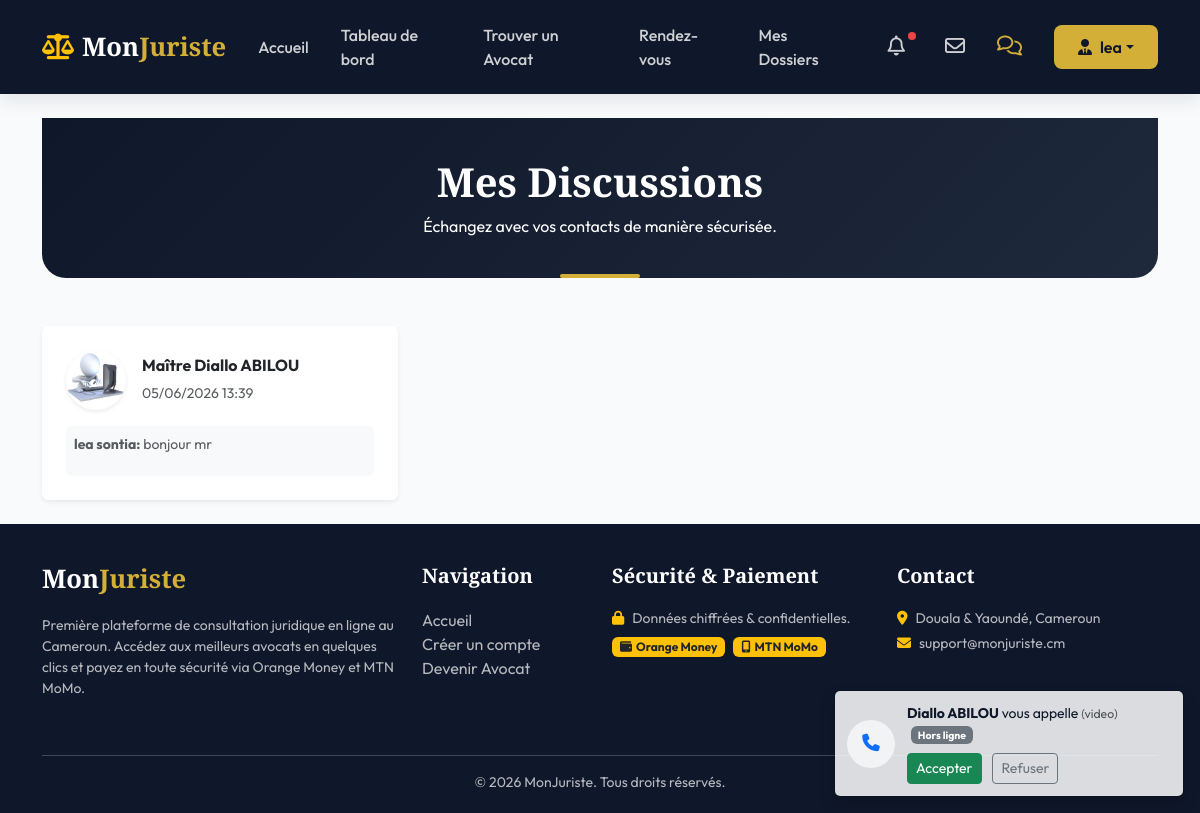
Before: /messages/ (signed in) with the older database file.
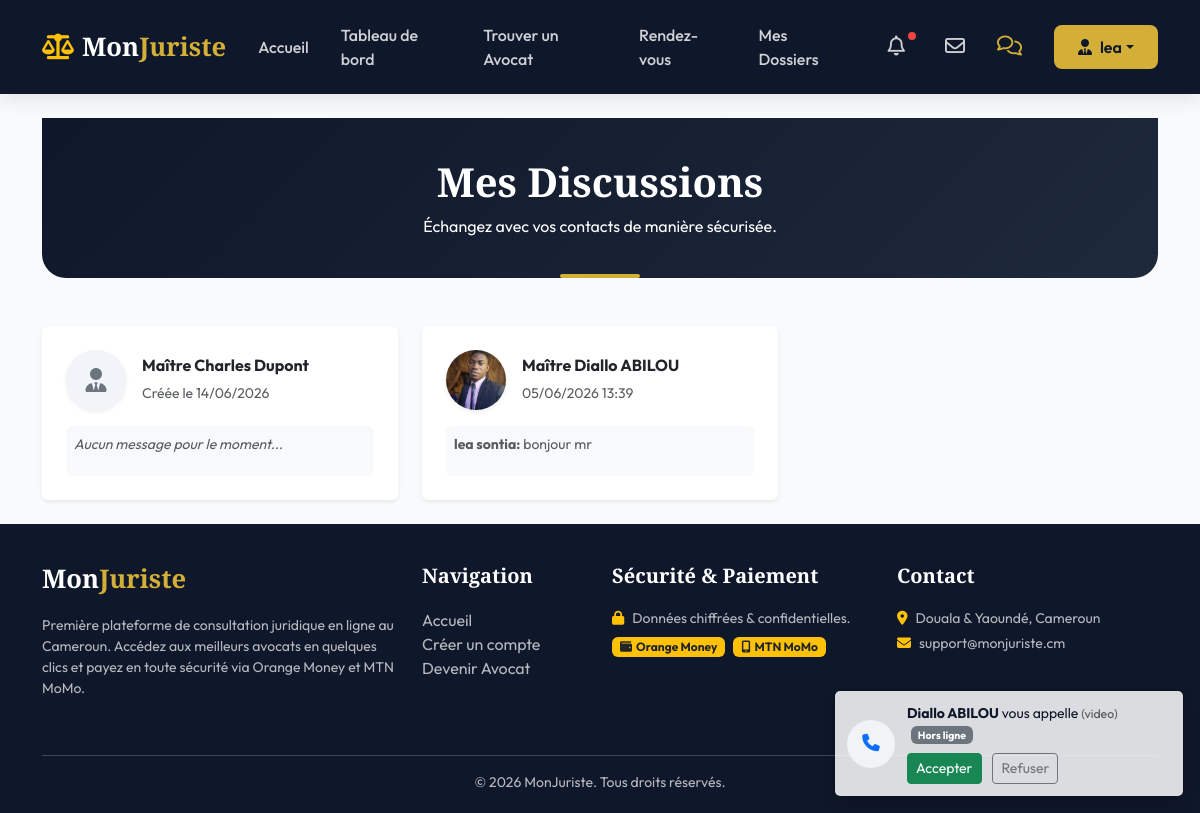
After: the same page with the newer database file.
### monjuriste/models.py (models this page shows, shortened)
class User(AbstractUser):
    ROLE_CHOICES = (
        ('CLIENT', 'Client'),
        ('AVOCAT', 'Avocat'),
        ('ADMIN', 'Administrateur'),
    )
    role = models.CharField(max_length=20, choices=ROLE_CHOICES, default='CLIENT')
    telephone = models.CharField(max_length=20, blank=True, null=True)
    photo = models.ImageField(upload_to='profiles/', blank=True, null=True)

class Conversation(models.Model):
    client = models.ForeignKey(ClientProfile, on_delete=models.CASCADE, related_name='conversations')
    avocat = models.ForeignKey(AvocatProfile, on_delete=models.CASCADE, related_name='conversations')
    dossier = models.ForeignKey(Dossier, on_delete=models.SET_NULL, null=True, blank=True, related_name='conversations')
    created_at = models.DateTimeField(auto_now_add=True)
    updated_at = models.DateTimeField(auto_now=True)
    class Meta:
        verbose_name = "Conversation"
        verbose_name_plural = "Conversations"
        unique_together = ('client', 'avocat')
        ordering = ['-updated_at']
    def get_latest_message(self):
        return self.messages.first()

class AvocatProfile(models.Model):
    user = models.OneToOneField(User, on_delete=models.CASCADE, related_name='avocat_profile')
    specialites = models.ManyToManyField(Specialite, related_name='avocats', blank=True)
    tarif_horaire = models.DecimalField(max_digits=10, decimal_places=2, default=0.0)
    description = models.TextField(blank=True)
    cabinet = models.CharField(max_length=200, blank=True, verbose_name="Cabinet / Étude")
    ville = models.CharField(max_length=100, blank=True, verbose_name="Ville")
    annees_experience = models.PositiveIntegerField(default=0, verbose_name="Années d'expérience")
    is_approved = models.BooleanField(default=False, verbose_name="Approuvé par l'admin")
    class Meta:
        verbose_name = "Profil Avocat"
        verbose_name_plural = "Profils Avocats"

class Message(models.Model):
    conversation = models.ForeignKey(Conversation, on_delete=models.CASCADE, related_name='messages')
    sender = models.ForeignKey(User, on_delete=models.CASCADE, related_name='messages_sent')
    contenu = models.TextField(blank=True, null=True)
    created_at = models.DateTimeField(auto_now_add=True)
    updated_at = models.DateTimeField(auto_now=True)
    lu = models.BooleanField(default=False)
    class Meta:
        verbose_name = "Message"
        verbose_name_plural = "Messages"
        ordering = ['created_at']

### monjuriste/views.py (the view)
# urls.py: path('messages/', views.conversation_list, name='conversation_list'),
@login_required
def conversation_list(request):
    user = request.user
    if user.role == 'CLIENT':
        conversations = Conversation.objects.filter(client__user=user).prefetch_related('avocat__user', 'messages')
    elif user.role == 'AVOCAT':
        conversations = Conversation.objects.filter(avocat__user=user).prefetch_related('client__user', 'messages')
    else:
        conversations = Conversation.objects.none()
    return render(request, 'messages/conversation_list.html', {'conversations': conversations})

### templates/messages/conversation_list.html (shortened to what this page needs)
{% extends 'base.html' %}
{% block content %}
<div class="container">
    <div class="page-header text-center mb-5">
        <h1 class="font-serif">Mes Discussions</h1>
        <p class="mb-0">Échangez avec vos contacts de manière sécurisée.</p>
    </div>
    <div class="row g-4">
        {% for conversation in conversations %}
            <div class="col-md-6 col-lg-4">
                <a href="{% url 'conversation_detail' conversation.id %}" class="text-decoration-none">
                    <div class="card border-0 shadow-sm h-100 overflow-hidden hover-shadow" style="transition: transform 0.2s;">
                        <div class="card-body p-4">
                            <div class="d-flex align-items-center mb-3">
                                <div class="rounded-circle overflow-hidden me-3 shadow-sm" style="width: 60px; height: 60px; background-color: #f1f5f9; display: flex; justify-content: center; align-items: center; flex-shrink: 0;">
                                    {% if user.role == 'CLIENT' %}
                                        {% if conversation.avocat.user.photo %}
                                            <img src="{{ conversation.avocat.user.photo.url }}" class="w-100 h-100" style="object-fit: cover;">
                                        {% else %}
                                            <i class="fa-solid fa-user-tie text-secondary" style="font-size: 1.5rem;"></i>
                                        {% endif %}
                                    {% else %}
                                        {% if conversation.client.user.photo %}
                                            <img src="{{ conversation.client.user.photo.url }}" class="w-100 h-100" style="object-fit: cover;">
                                        {% else %}
                                            <i class="fa-solid fa-user text-secondary" style="font-size: 1.5rem;"></i>
                                        {% endif %}
                                    {% endif %}
                                </div>
                                <div class="flex-grow-1">
                                    <h6 class="mb-1 text-dark fw-bold">
                                        {% if user.role == 'CLIENT' %}
                                            Maître {{ conversation.avocat.user.get_full_name }}
                                        {% else %}
                                            {{ conversation.client.user.get_full_name }}
                                        {% endif %}
                                    </h6>
                                    <small class="text-muted">
                                        {% if conversation.get_latest_message %}
                                            {{ conversation.get_latest_message.created_at|date:"d/m/Y H:i" }}
                                        {% else %}
                                            Créée le {{ conversation.created_at|date:"d/m/Y" }}
                                        {% endif %}
                                    </small>
                                </div>
                            </div>
                            <div class="bg-light p-2 rounded small text-muted" style="height: 50px; overflow: hidden;">
                                {% if conversation.get_latest_message %}
                                    <strong>{{ conversation.get_latest_message.sender.get_full_name }}:</strong>
                                    {% if conversation.get_latest_message.contenu %}
                                        {{ conversation.get_latest_message.contenu|truncatewords:10 }}
                                    {% elif conversation.get_latest_message.file %}
                                        <i class="fa-solid fa-paperclip me-1"></i>Fichier joint
                                    {% endif %}
                                {% else %}
                                    <em>Aucun message pour le moment...</em>
                                {% endif %}
                            </div>
                        </div>
                    </div>
                </a>
            </div>
        {% endfor %}
    </div>
</div>
{% endblock %}

### templates/base.html (shortened to what this page needs)
<!DOCTYPE html>
<html lang="fr">
<head>
    <link href="https://cdn.jsdelivr.net/npm/bootstrap@5.3.2/dist/css/bootstrap.min.css" rel="stylesheet">
    <link href="https://cdnjs.cloudflare.com/ajax/libs/font-awesome/6.4.2/css/all.min.css" rel="stylesheet">
    {% load static %}
    <link rel="stylesheet" href="{% static 'css/style.css' %}">
</head>
<body>
    <nav class="navbar navbar-expand-lg navbar-dark navbar-custom sticky-top">
        <div class="container">
            <a class="navbar-brand font-serif" href="{% url 'visitor_index' %}">
                <i class="fa-solid fa-scale-balanced me-2 text-warning"></i>Mon<span>Juriste</span>
            </a>
            <div class="collapse navbar-collapse" id="navbarNav">
                <ul class="navbar-nav ms-auto align-items-center">
                    <li class="nav-item">
                        <a class="nav-link {% if request.resolver_match.url_name == 'visitor_index' %}active{% endif %}" href="{% url 'visitor_index' %}">Accueil</a>
                    </li>
                    {% if user.is_authenticated %}
                        {% if user.role == 'CLIENT' %}
                            <li class="nav-item">
                                <a class="nav-link {% if 'client/dashboard' in request.path %}active{% endif %}" href="{% url 'client_dashboard' %}">Tableau de bord</a>
                            </li>
                            <li class="nav-item">
                                <a class="nav-link {% if 'client/avocats' in request.path %}active{% endif %}" href="{% url 'avocat_list' %}">Trouver un Avocat</a>
                            </li>
                            <li class="nav-item">
                                <a class="nav-link {% if 'client/rendezvous' in request.path %}active{% endif %}" href="{% url 'rendezvous_list_client' %}">Rendez-vous</a>
                            </li>
                            <li class="nav-item">
                                <a class="nav-link {% if 'client/dossiers' in request.path %}active{% endif %}" href="{% url 'dossier_list_client' %}">Mes Dossiers</a>
                            </li>
                        {% endif %}
                        <li class="nav-item position-relative mx-2">
                            <a class="nav-link {% if 'notifications' in request.path %}active{% endif %}" href="{% url 'notifications_list' %}">
                                <i class="fa-regular fa-bell fs-5"></i>
                                {% if user.notifications.all %}
                                    <span class="notification-dot"></span>
                                {% endif %}
                            </a>
                        </li>
                        <li class="nav-item">
                            <a class="nav-link {% if 'emails' in request.path %}active{% endif %}" href="{% url 'emails_list' %}" title="Mes Emails reçus">
                                <i class="fa-regular fa-envelope fs-5"></i>
                            </a>
                        </li>
                        <li class="nav-item">
                            <a class="nav-link {% if 'messages' in request.path %}active{% endif %}" href="{% url 'conversation_list' %}" title="Mes Discussions">
                                <i class="fa-regular fa-comments fs-5"></i>
                            </a>
                        </li>
                        <li class="nav-item dropdown ms-3">
                            <a class="btn btn-gold dropdown-toggle d-flex align-items-center" href="#" role="button" data-bs-toggle="dropdown">
                                <i class="fa-solid fa-user-tie me-2"></i>{{ user.first_name|default:user.username }}
                            </a>
                        </li>
                    {% endif %}
                </ul>
            </div>
        </div>
    </nav>
    <main class="py-4">
        {% block content %}{% endblock %}
    </main>
    <footer>
        <div class="container">
            <div class="row">
                <div class="col-md-4 mb-4">
                    <h5 class="navbar-brand">Mon<span>Juriste</span></h5>
                    <p class="small">Première plateforme de consultation juridique en ligne au Cameroun. Accédez aux meilleurs avocats en quelques clics et payez en toute sécurité via Orange Money et MTN MoMo.</p>
                </div>
                <div class="col-md-2 mb-4">
                    <h5>Navigation</h5>
                    <ul class="list-unstyled">
                        <li><a href="{% url 'visitor_index' %}">Accueil</a></li>
                        <li><a href="{% url 'register' %}">Créer un compte</a></li>
                        <li><a href="{% url 'lawyer_register' %}">Devenir Avocat</a></li>
                    </ul>
                </div>
                <div class="col-md-3 mb-4">
                    <h5>Sécurité & Paiement</h5>
                    <p class="small mb-2"><i class="fa-solid fa-lock text-warning me-2"></i>Données chiffrées & confidentielles.</p>
                    <div class="d-flex gap-2">
                        <span class="badge bg-warning text-dark px-2 py-1"><i class="fa-solid fa-wallet me-1"></i>Orange Money</span>
                        <span class="badge bg-warning text-dark px-2 py-1"><i class="fa-solid fa-mobile-screen me-1"></i>MTN MoMo</span>
                    </div>
                </div>
                <div class="col-md-3 mb-4">
                    <h5>Contact</h5>
                    <p class="small mb-1"><i class="fa-solid fa-location-dot me-2 text-warning"></i>Douala & Yaoundé, Cameroun</p>
                    <p class="small mb-1"><i class="fa-solid fa-envelope me-2 text-warning"></i>support@monjuriste.cm</p>
                </div>
            </div>
            <hr class="bg-secondary">
            <div class="row mt-3 text-center">
                <div class="col-12">
                    <p class="small mb-0">&copy; 2026 MonJuriste. Tous droits réservés.</p>
                </div>
            </div>
        </div>
    </footer>
    {% block extra_js %}
    {% if user.is_authenticated %}
    <div id="incoming-call-toasts" aria-live="polite" aria-atomic="true"></div>
    {% endif %}
    {% endblock %}
</body>
</html>

### static/css/style.css (style rules this page uses)
:root { --primary: #0F172A; --primary-light: #1E293B; --accent: #D4AF37; --accent-hover: #C5A028; --accent-light: #FCE8B2; --secondary: #475569; --success: #10B981; --warning: #F59E0B; --danger: #EF4444; --info: #3B82F6; --light-bg: #F8FAFC; --white: #FFFFFF; --glass-bg: rgba(255, 255, 255, 0.85); --glass-border: rgba(255, 255, 255, 0.4); --shadow-sm: 0 2px 4px rgba(15, 23, 42, 0.05); --shadow-md: 0 8px 16px rgba(15, 23, 42, 0.08); --shadow-lg: 0 16px 32px rgba(15, 23, 42, 0.12); --transition: all 0.3s cubic-bezier(0.4, 0, 0.2, 1); --font-serif: 'Playfair Display', Georgia, serif; --font-sans: 'Outfit', sans-serif; }
body { font-family: var(--font-sans); background-color: var(--light-bg); color: var(--primary); min-height: 100vh; display: flex; flex-direction: column; overflow-x: hidden; }
h1, h2, h3, h4, h5, h6 { font-weight: 700; }
.font-serif { font-family: var(--font-serif); }
.btn-gold { background-color: var(--accent); color: var(--primary); border: none; font-weight: 600; padding: 10px 24px; border-radius: 8px; transition: var(--transition); }
.navbar-custom { background-color: var(--primary); box-shadow: var(--shadow-md); padding: 15px 0; }
.navbar-brand { font-family: var(--font-serif); font-size: 1.6rem; font-weight: 700; color: var(--white) !important; }
.navbar-brand span { color: var(--accent); }
.nav-link { color: rgba(255, 255, 255, 0.8) !important; font-weight: 500; margin: 0 8px; transition: var(--transition); }
.nav-link:hover, .nav-link.active { color: var(--accent) !important; }
.page-header { background: linear-gradient(135deg, var(--primary) 0%, var(--primary-light) 100%); color: var(--white); padding: 40px 0; margin-bottom: 40px; border-radius: 0 0 24px 24px; position: relative; }
.page-header::after { content: ''; position: absolute; bottom: 0; left: 50%; transform: translateX(-50%); width: 80px; height: 4px; background-color: var(--accent); border-radius: 2px; }
footer { background-color: var(--primary); color: rgba(255, 255, 255, 0.7); padding: 40px 0 20px 0; margin-top: auto; }
footer h5 { color: var(--white); font-family: var(--font-serif); margin-bottom: 20px; }
footer a { color: rgba(255, 255, 255, 0.7); text-decoration: none; transition: var(--transition); }
.notification-dot { position: absolute; top: 5px; right: 5px; width: 8px; height: 8px; background-color: var(--danger); border-radius: 50%; }

### templates/base.html (style rules this page uses)
#incoming-call-toasts { position: fixed; right: 1rem; bottom: 1rem; z-index: 1100; }

Changed rows visible on the page:
added Conversation: avocat.user.get_full_name "Charles Dupont", created_at "14/06/2026", shows "Aucun message pour le moment..."
changed through a linked row, Conversation "Diallo ABILOU": avocat.user.photo: a different picture
